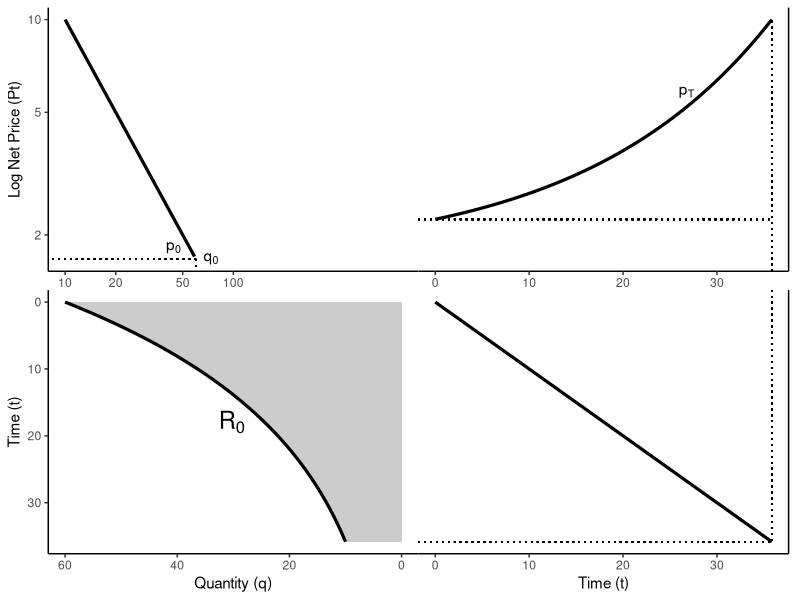

Generate this figure with R:
# Part 1: Load Libraries and Generate Data

# Load necessary libraries
library(tidyverse)
library(patchwork)

# Step A: Define Model Parameters
r_base <- 0.05; R0_base <- 1000
pT <- 10; A <- 100; epsilon <- 1.0

# Step B: Define Core Economic Functions
d_nonlinear <- function(p) A * p^(-epsilon)
stock_root_finder <- function(Tf, r, R) {
  quantity_as_a_function_of_time <- function(t) {
    price_at_t <- pT * exp(-r * (Tf - t))
    return(ifelse(price_at_t <= 0, Inf, d_nonlinear(price_at_t)))
  }
  total_extraction <- integrate(quantity_as_a_function_of_time, lower = 0, upper = Tf)$value
  return(R - total_extraction)
}

# Step C: Solve for the Baseline Path
Tf_base <- uniroot(stock_root_finder, c(1, 200), r = r_base, R = R0_base)$root
time_base <- seq(0, Tf_base, length.out = 100); price_base <- pT * exp(-r_base * (Tf_base - time_base))
quantity_base <- d_nonlinear(price_base)

# Define key points for plotting
p0 <- price_base[1]; q0 <- quantity_base[1]; Tf <- Tf_base

# Create a tidy data frame for the equilibrium path
plot_data <- tibble(
  time = time_base,
  price = price_base,
  quantity = quantity_base
)


# Part 2: Create the Four Individual ggplot Objects

# Quadrant 1: Demand Curve (Top-Left) LOG-LINEARIZED
# Manually log-transform the data for plotting
log_p_demand <- log(seq(0.1, pT, length.out = 100))
log_q_demand <- log(d_nonlinear(exp(log_p_demand)))
log_p0 <- log(p0); log_q0 <- log(q0)

# Create a data frame of the logged data
log_demand_data <- tibble(
  log_q = log_q_demand,
  log_p = log_p_demand
)

# Define the tick marks for the log axes
q_ticks <- c(10, 20, 50, 100)
p_ticks <- c(1, 2, 5, 10)

p1 <- ggplot(data = log_demand_data, aes(x = log_q, y = log_p)) +
  geom_line(linewidth = 1.1) +
  # Use scale_x_reverse on the transformed data
  scale_x_reverse() +
  # Manually set the axis breaks and labels to be readable
  scale_y_continuous(breaks = log(p_ticks), labels = p_ticks, limits = log(c(min(price_base), pT))) +
  scale_x_continuous(breaks = log(q_ticks), labels = q_ticks) +
  # Add projection lines in the log-space
  geom_segment(aes(x = log_q0, y = log_p0, xend = -Inf, yend = log_p0), linetype = "dotted") +
  geom_segment(aes(x = log_q0, y = log_p0, xend = log_q0, yend = -Inf), linetype = "dotted") +
  # Add labels in the log-space
  annotate("text", x = log_q0, y = log_p0, label = "q[0]", parse = TRUE, vjust = 0.5, hjust = -0.5) +
  annotate("text", x = log_q0, y = log_p0, label = "p[0]", parse = TRUE, vjust = -0.5, hjust = 2) +
  theme_classic() + labs(x = "Log Quantity (q)", y = "Log Net Price (Pt)")

# Quadrant 2: Price Path (Top-Right) - Unchanged
p2 <- ggplot(data = plot_data, aes(x = time, y = price)) +
  geom_line(linewidth = 1.1) +
  scale_y_continuous(limits = c(0, pT), position = "right") +
  scale_x_continuous(limits = c(0, Tf)) +
  geom_segment(aes(x = -Inf, y = p0, xend = Tf, yend = p0), linetype = "dotted") +
  geom_segment(aes(x = Tf, y = -Inf, xend = Tf, yend = pT), linetype = "dotted") +
  annotate("text", x = time_base[75], y = price_base[75], label = "p[T]", parse = TRUE, vjust = -0.75) +
  theme_classic() + labs(x = "Time (t)", y = NULL)

# Quadrant 3: Extraction Path (Bottom-Left) - Unchanged
polygon_data <- tibble(x = c(0, plot_data$quantity, 0), y = c(0, plot_data$time, Tf))
p3 <- ggplot(data = plot_data, aes(x = quantity, y = time)) +
  geom_polygon(data = polygon_data, aes(x = x, y = y), fill = "gray80") +
  geom_line(linewidth = 1.1) + scale_x_reverse() + # Removed limit for this version
  scale_y_reverse(limits = c(Tf, 0)) +
  annotate("text", x = mean(plot_data$quantity), y = mean(plot_data$time), label = "R[0]", parse = TRUE, size = 6, hjust = 1) +
  theme_classic() + labs(x = "Quantity (q)", y = "Time (t)")

# Quadrant 4: 45-degree Line (Bottom-Right) - Unchanged
p4 <- ggplot(data = plot_data, aes(x = time, y = time)) +
  geom_line(linewidth = 1.1) + scale_y_reverse(limits = c(Tf, 0), position = "right") +
  scale_x_continuous(limits = c(0, Tf)) +
  geom_segment(aes(x = -Inf, y = Tf, xend = Tf, yend = Tf), linetype = "dotted") +
  geom_segment(aes(x = Tf, y = -Inf, xend = Tf, yend = Tf), linetype = "dotted") +
  theme_classic() + labs(x = "Time (t)", y = NULL)


# Part 3: Assemble and Display the Final Figure

# Assembly logic is the same as V1
final_plot <- (p1 + theme(axis.title.x = element_blank(), plot.margin = margin(r=0))) + 
  (p2 + theme(axis.title.x = element_blank(), axis.text.y = element_blank(), axis.ticks.y = element_blank(), plot.margin = margin(l=0))) +
  (p3 + theme(plot.margin = margin(r=0))) + 
  (p4 + theme(axis.text.y = element_blank(), axis.ticks.y = element_blank(), plot.margin = margin(l=0))) +
  plot_layout(ncol = 2)

final_plot